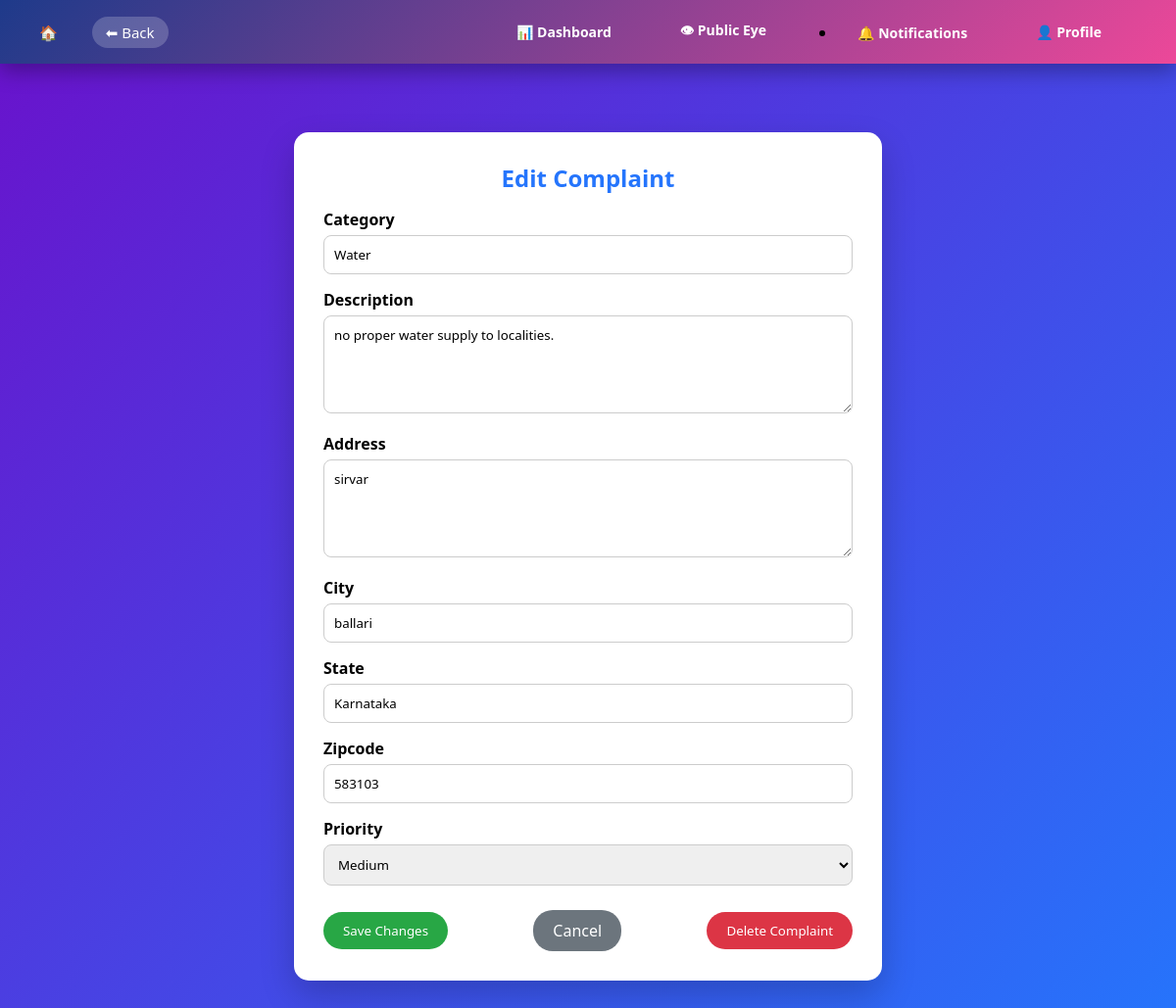
Screenshot of /complaint/3/edit/ (signed in) with the database file from the repository.
### complaints/models.py (models this page shows, shortened)
class Complaint(models.Model):
    STATUS_CHOICES = [
        ('Pending', 'Pending'),
        ('In Progress', 'In Progress'),
        ('Resolved', 'Resolved'),
    ]
    PRIORITY_CHOICES = [
        ('Low', 'Low'),
        ('Medium', 'Medium'),
        ('High', 'High'),
    ]
    CATEGORY_CHOICES = [
        ('Water', 'Water'),
        ('Road', 'Road'),
        ('Electricity', 'Electricity'),
        ('Garbage', 'Garbage'),
        ('Street Light', 'Street Light'),
        ('Other', 'Other'),
    ]
    title = models.CharField(max_length=200)
    category = models.CharField(max_length=100, choices=CATEGORY_CHOICES)
    description = models.TextField()
    state = models.CharField(max_length=100, db_index=True)
    city = models.CharField(max_length=100, db_index=True)
    address = models.TextField(blank=True, null=True)
    zipcode = models.CharField(max_length=10)
    latitude = models.FloatField(null=True, blank=True)
    longitude = models.FloatField(null=True, blank=True)
    priority = models.CharField(
        max_length=10,
        choices=PRIORITY_CHOICES,
        default='Low',
        db_index=True
    )
    image = models.ImageField(upload_to='complaints/', null=True, blank=True)
    status = models.CharField(
        max_length=20,
        choices=STATUS_CHOICES,
        default='Pending',
        db_index=True
    )
    user = models.ForeignKey(
        User,
        on_delete=models.CASCADE,
        related_name='complaints'
    )
    created_at = models.DateTimeField(auto_now_add=True, db_index=True)
    updated_at = models.DateTimeField(auto_now=True)
    class Meta:
        ordering = ['-created_at']
        verbose_name = "User Complaint"
        verbose_name_plural = "User Complaints"

### complaints/views.py (the view, shortened to what this page needs)
# urls.py: path('complaint/<int:complaint_id>/edit/', views.edit_complaint, name='edit_complaint'),
@login_required
def edit_complaint(request, complaint_id):
    complaint = get_object_or_404(Complaint, id=complaint_id)
    if complaint.user != request.user:
        messages.error(request, "You are not allowed to edit this complaint.")
        return redirect('my_complaints')
    return render(request, "complaints/edit_complaint.html", {
        "complaint": complaint
    })

### complaints/views.py (called while the page is built)
def notification_count(request):
    if request.user.is_authenticated:
        count = Notification.objects.filter(
            user=request.user,
            is_read=False
        ).count()
    else:
        count = 0
    return {'notification_count': count}

### complaints/templates/complaints/edit_complaint.html (shortened to what this page needs)
{% load static %}
<!DOCTYPE html>
<html>
<head>
<link rel="stylesheet" href="{% static 'complaints/style.css' %}">
</head>
<body>
{% include 'complaints/navbar.html' %}
<div class="container">
<h2>Edit Complaint</h2>
<form method="POST" enctype="multipart/form-data">
<label>Category</label>
<input type="text" name="category" value="{{ complaint.category }}">
<label>Description</label>
<textarea name="description">{{ complaint.description }}</textarea>
<label>Address</label>
<textarea name="address">{{ complaint.address }}</textarea>
<label>City</label>
<input type="text" name="city" value="{{ complaint.city }}">
<label>State</label>
<input type="text" name="state" value="{{ complaint.state }}">
<label>Zipcode</label>
<input type="text" name="zipcode" value="{{ complaint.zipcode }}">
<label>Priority</label>
<select name="priority">
<option value="Medium" {% if complaint.priority == "Medium" %}selected{% endif %}>Medium</option>
</select>
<div class="buttons">
<button type="submit" class="btn-save">
Save Changes
</button>
<a href="{% url 'complaint_detail' complaint.id %}" class="btn-back">
Cancel
</a>
</form>
<form method="POST" action="{% url 'delete_complaint' complaint.id %}">
<button type="submit"
class="btn-delete"
onclick="return confirm('Are you sure you want to delete this complaint?');">
Delete Complaint
</button>
</form>
</div>
</body>
</html>

### complaints/static/complaints/style.css (style rules this page uses)
* { margin:0; padding:0; box-sizing:border-box; font-family:"Segoe UI",Tahoma,sans-serif; }
body { min-height:100vh; background:#f4f6fb; padding-top:70px; }

### complaints/templates/complaints/edit_complaint.html (style rules this page uses)
body { background:linear-gradient(135deg,#6a11cb,#2575fc); font-family:"Segoe UI"; margin:0; padding:0; }
.container { max-width:600px; margin:60px auto; background:white; padding:30px; border-radius:15px; box-shadow:0 15px 35px rgba(0,0,0,0.2); }
h2 { text-align:center; color:#2575fc; }
label { font-weight:600; display:block; margin-top:15px; }
input, textarea, select { width:100%; padding:10px; margin-top:5px; border-radius:8px; border:1px solid #ccc; }
textarea { height:100px; }
.buttons { display:flex; justify-content:space-between; align-items:center; margin-top:25px; gap:10px; flex-wrap:wrap; }
.btn-save { background:#28a745; color:white; padding:10px 20px; border:none; border-radius:20px; cursor:pointer; }
.btn-back { background:#6c757d; color:white; padding:10px 20px; border-radius:20px; text-decoration:none; }
.btn-delete { background:#dc3545; color:white; padding:10px 20px; border:none; border-radius:20px; cursor:pointer; }

### complaints/templates/complaints/navbar.html (style rules this page uses)
body { padding-top:75px; }

### rows the page displays
Complaint: category "Water", description "no proper water supply to localities.", address "sirvar", city "ballari", state "Karnataka", zipcode "583103", priority "Medium"
